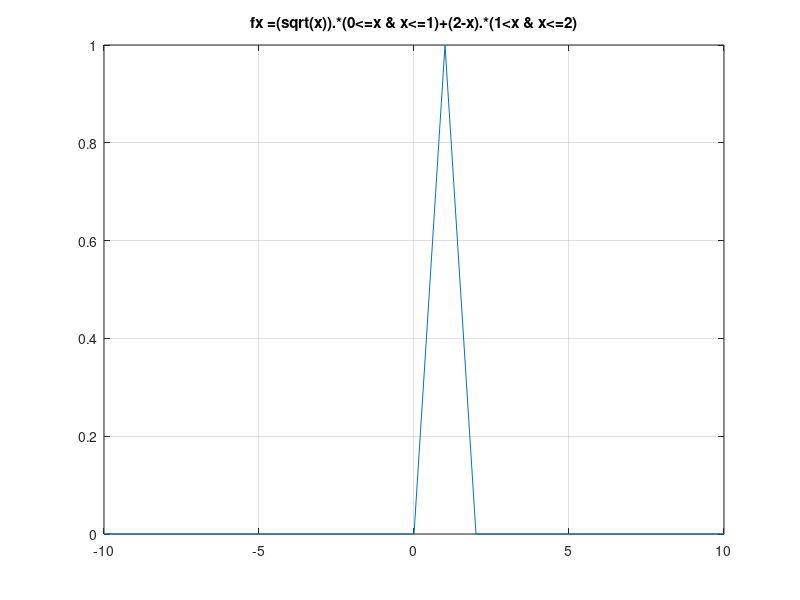

MATLAB code for this plot:
% Octave Script 
% Title          :Funcion #10 Funcion a trozos 
% Descripcion    :Comprobacion de la funcion numero 10 del tema 2.2 
% Author         :Hector Daniel Marmoleo Garcia 
% Date           :20211028
% Version        :1
% Usage          :octave> cd /path/
%                :octave> Funcion10
% Notes          :Requiere aplicacion octave
%                :https://octaveintro.readthedocs.io/en/latest/index.html
clear
% Funcion de trozos numero 9
% Dominio de la funcion
x = -10:1:10
% Regla de correspondencia (Funcion)
fx =(sqrt(x)).*(0<=x & x<=1)+(2-x).*(1<x & x<=2)
% Funcion a plotear 
plot(x, fx)
grid on;
title(["fx =(sqrt(x)).*(0<=x & x<=1)+(2-x).*(1<x & x<=2)"]);